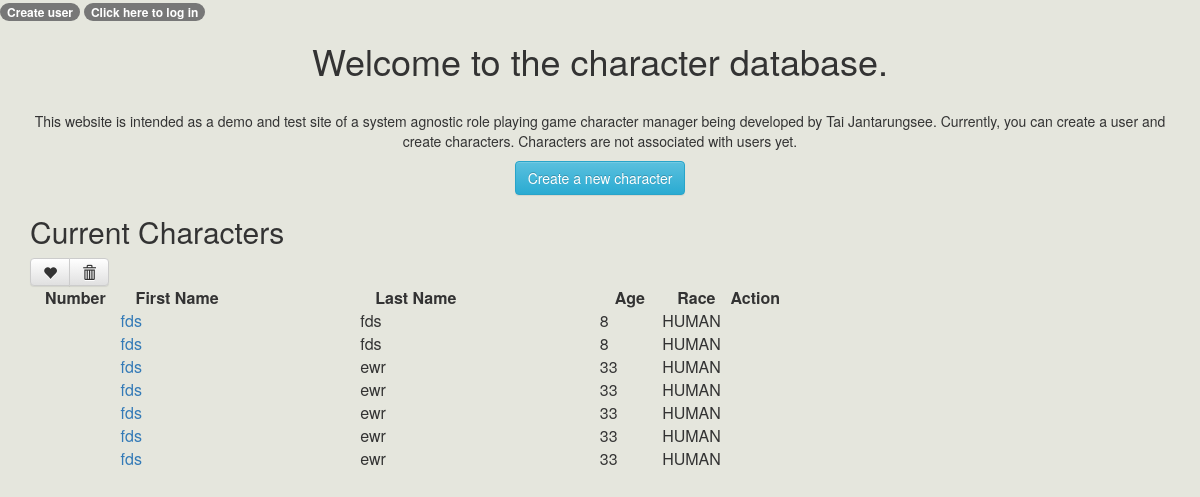
The page /character/ on the database as committed earlier.
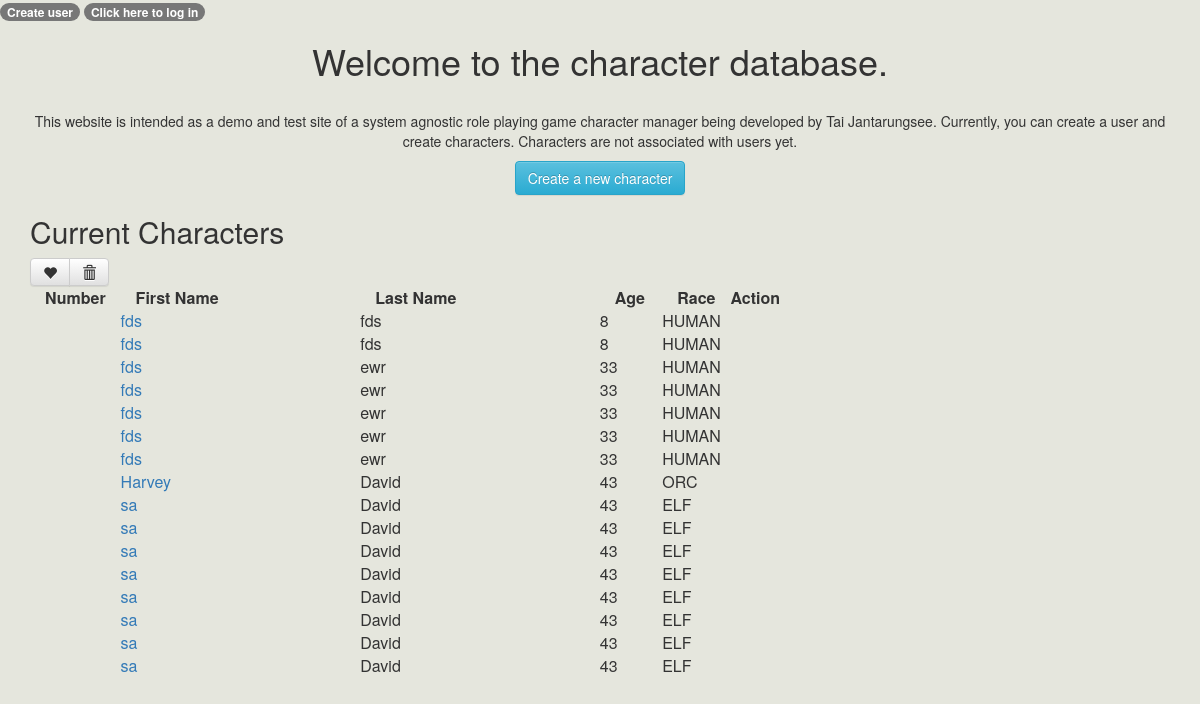
The same page on the database as committed later.
### blog/models.py (models this page shows, shortened)
class CharacterBase(models.Model):
    RACE_CHOICES = (
        ('HUMAN', 'human'),
        ('ELF', 'elf'),
        ('DWARF', 'dwarf'),
        ('ORC', 'orc'),
    )
    first_name = models.CharField(max_length=50)
    last_name = models.CharField(max_length=50)
    age = models.IntegerField()
    race = models.CharField(max_length=5,choices=RACE_CHOICES,default='human')
    hometown = models.CharField(max_length=50)
    likes = models.CharField(max_length=50)
    relationships = models.CharField(max_length=50)

### blog/views.py (the view)
# urls.py: url(r'^character/$', char_builder, name='char_builder'),
def char_builder(request):
    characters = CharacterBase.objects.all()
    if request.method == 'POST':
        print("POST received")
        form = CharacterForm(request.POST)
        if form.is_valid():
            print("Forms is valid")
            new = form.save()
            print("Saved Form")
            return render(request, 'blog/character.html', {'characters':characters, 'form':form})
    else:
        form = CharacterForm()
    return render(request, 'blog/character.html', {'characters':characters, 'form':form})

### blog/templates/blog/character.html (shortened to what this page needs)
{% extends "blog/character_base.html" %}
{% block content %}
	<div style="text-align:center;">
		<h1> Welcome to the character database. </h1>
		<br><div class="container"><p> This website is intended as a demo and test site of a system agnostic role playing game character manager being developed by Tai Jantarungsee. Currently, you can create a user and create characters. Characters are not associated with users yet.</p></div>
		<button type="button" id="create" class="btn btn-info"> Create a new character</button>
	</div>
	<div>
		<div class="container">
			<div class="row">
				<div class="col-sm-8">
					<h2>Current Characters</h2>
					<div id="toolbar" class="btn-group">
					   <button type="button" class="btn btn-default">
					       <i class="glyphicon glyphicon-heart"></i>
					   </button>
					   <button type="button" class="btn btn-default">
					       <i class="glyphicon glyphicon-trash"></i>
					   </button>
					</div>
					<table data-toggle="table" data-classes="table table-hover table -condensed" data-striped="true" data-card-view="true" data-click-to-select="true"  data-search="true"
       				data-show-refresh="true" data-show-toggle="true" data-show-columns="true" data-toolbar="#toolbar" data-query-params="queryParams"
       				data-pagination="true" data-height="300" data-show-toggle="true" data-mobile-responsive="true">
    					<thead>
       						<tr>
       							<th class="col-sm-1"
       							data-formatter="runningFormatter"
       							data-switchable="false">Number</th>
          					    <th class="col-sm-4" data-sortable="true"
          					    data-switchable="false">First Name</th>
          					    <th class="col-sm-4" data-sortable="true">Last Name</th>
          					    <th class="col-sm-1" data-sortable="true">Age</th>
          					    <th class="col-sm-1" data-sortable="true">Race</th>
          					    <th data-field="action" data-formatter="actionFormatter" data-events="actionEvents">Action</th>
       						</tr>
    					</thead>
    				<tbody>
    				{% for character in characters %}
       					<tr>
       						<td></td>
          					<td><a href="{% url 'character_detail' pk=character.pk %}"
          					data-toggle="tooltip" title="Click to view character details">{{character.first_name}}</a></td>
            				<td>{{character.last_name}}</td>
            				<td>{{character.age}}</td>
            				<td>{{character.race}}</td>
            				<td></td>
        				</tr>
        				{% endfor %}
    				</tbody>
					</table>
				</div>
			</div>
		</div>
{% endblock %}

### blog/templates/blog/character_base.html (shortened to what this page needs)
{% load staticfiles %}
<html>
    <head>
        <link rel="stylesheet" href="//maxcdn.bootstrapcdn.com/bootstrap/3.2.0/css/bootstrap.min.css">
        <link rel="stylesheet" href="//maxcdn.bootstrapcdn.com/bootstrap/3.2.0/css/bootstrap-theme.min.css">
        <link rel="stylesheet" href="{% static 'css/bootstrap-table.css' %}">
    </head>
    <body>
        <div>
        {% if not user.is_authenticated %}
        <a href="{% url 'create_user' %}" class="badge badge-secondary">Create user</a>
        <a href="{% url 'login' %}" class="badge badge-secondary">Click here to log in</a>
        {% else %}
        You are logged in. <a href="{% url 'logout' %}">Click here to logout.</a>
        {% endif %}
        </div>
            {% block content %}
            {% endblock %}
    </body>
</html>

### blog/templates/blog/character_base.html (style rules this page uses)
body { background: #E5E6DD; }

Rows that differ between the two databases and show on the page:
added CharacterBase: first_name "Harvey", last_name "David", age "43", race "ORC"
added CharacterBase: first_name "sa", last_name "David", age "43", race "ELF"
added CharacterBase: first_name "sa", last_name "David", age "43", race "ELF"
added CharacterBase: first_name "sa", last_name "David", age "43", race "ELF"
added CharacterBase: first_name "sa", last_name "David", age "43", race "ELF"
added CharacterBase: first_name "sa", last_name "David", age "43", race "ELF"
added CharacterBase: first_name "sa", last_name "David", age "43", race "ELF"
added CharacterBase: first_name "sa", last_name "David", age "43", race "ELF"
added CharacterBase: first_name "sa", last_name "David", age "43", race "ELF"
